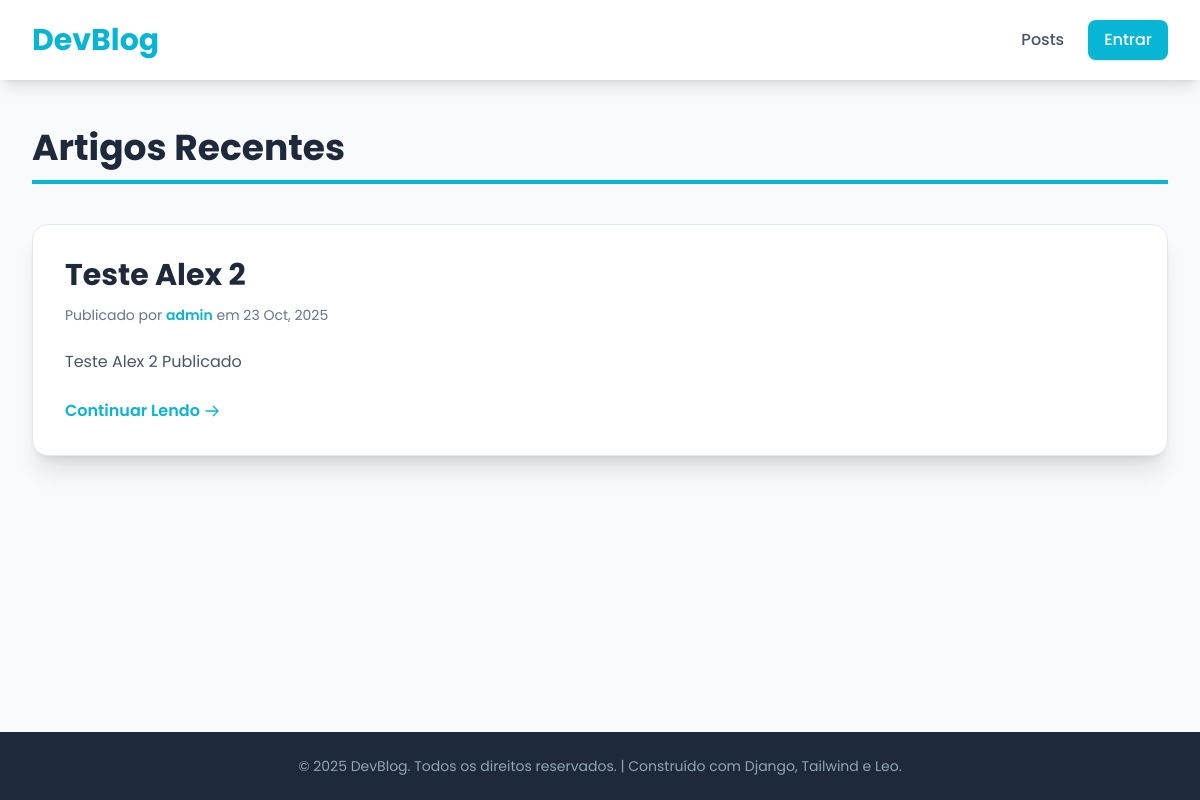
Page /blog/ on the earlier database version.
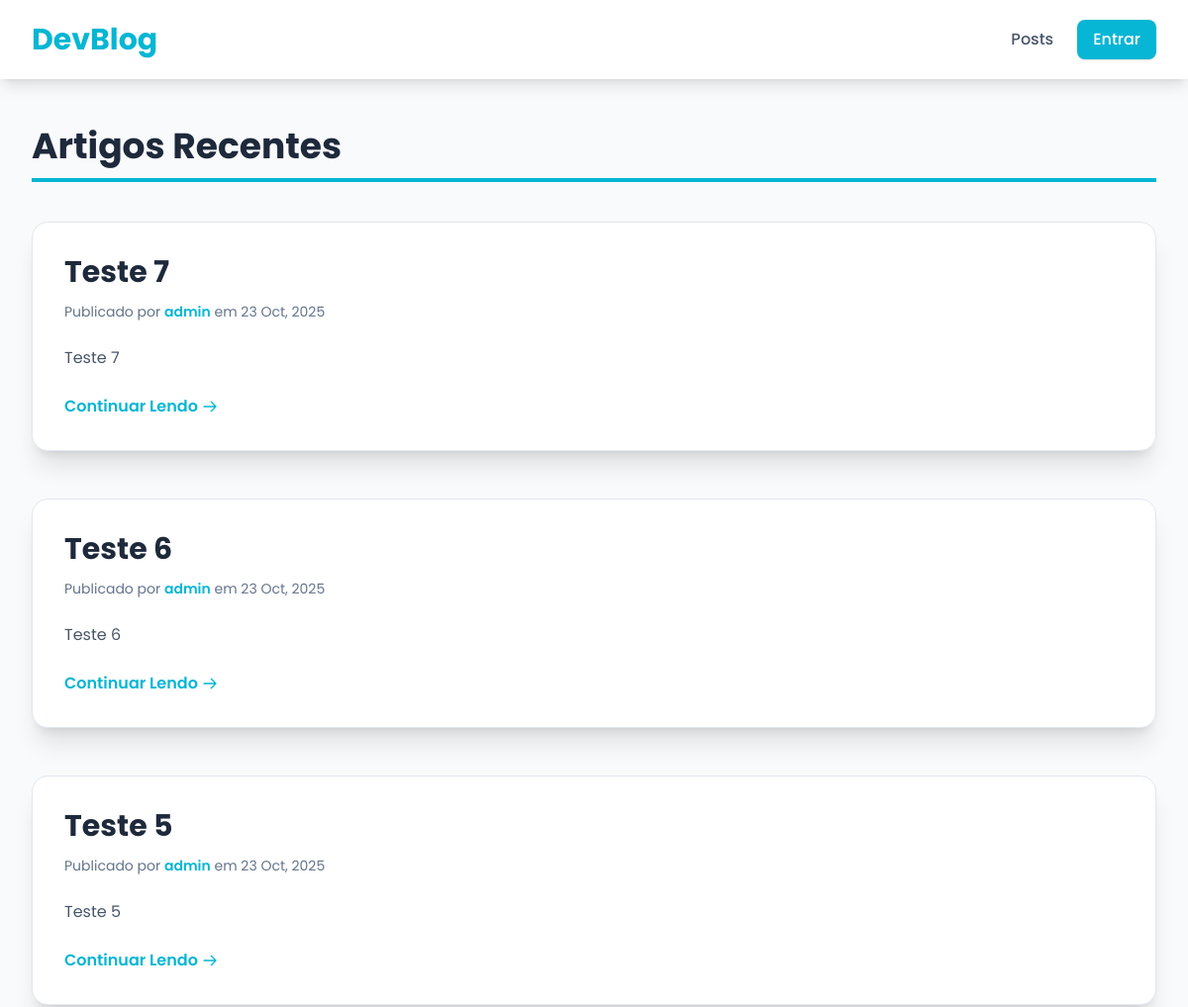
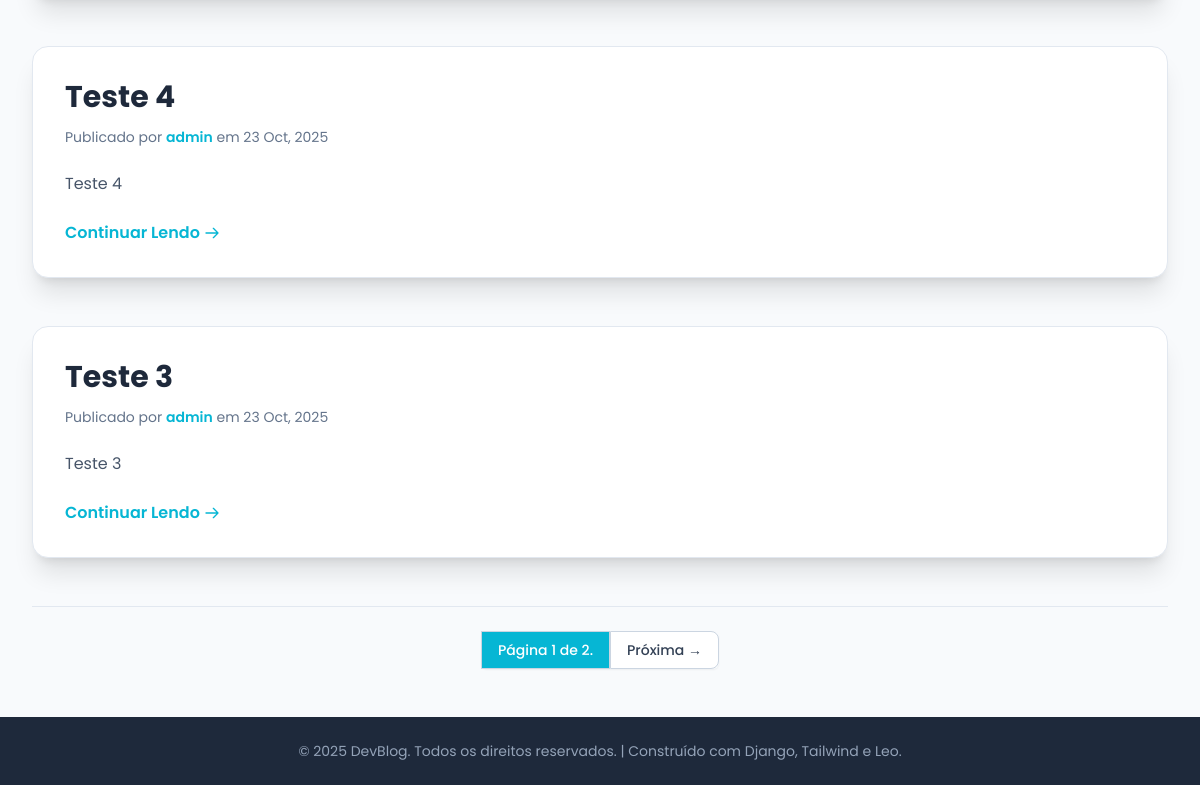
Same page on the later database version (2 pictures, top to bottom).
### posts/models.py (models this page shows, shortened)
class Post(models.Model):
    author = models.ForeignKey(User, on_delete=models.CASCADE, related_name='blog_posts')
    title = models.CharField(max_length=200, verbose_name='Título')
    content = models.TextField(verbose_name='Conteúdo')
    slug = models.SlugField(max_length=200, unique=True)
    created_at = models.DateTimeField(auto_now_add=True, verbose_name='Criado em')
    updated_at = models.DateTimeField(auto_now=True, verbose_name='Última atualização')
    STATUS_CHOICES = (
        ('draft', 'Rascunho'),
        ('published', 'Publicado'),
    )
    status = models.CharField(max_length=10, choices=STATUS_CHOICES, default='draft')
    class Meta:
        ordering = ['-created_at']

### posts/views.py (the view)
# urls.py: path('', PostListView.as_view(), name='post_list'),
class PostListView(ListView):
    model = Post
    template_name = 'posts/post_list.html'
    context_object_name = 'posts'
    paginate_by = 5
    def get_queryset(self):
        return Post.objects.filter(status='published').order_by('-created_at')

### posts/templates/posts/post_list.html (shortened to what this page needs)
{% extends 'base.html' %}
{% block content %}
    <h2 class="text-4xl font-bold text-slate-800 mb-10 border-b-4 border-primary pb-3">Artigos Recentes</h2>
    <div class="space-y-12">
        {% for post in posts %}
            <article class="post-summary p-8 bg-white shadow-xl rounded-2xl border border-slate-200 hover:shadow-2xl transition duration-500 transform hover:-translate-y-1">
                <h3 class="text-3xl font-bold mb-3">
                    <a href="{% url 'post_detail' slug=post.slug %}" class="text-slate-800 hover:text-primary transition duration-300">{{ post.title }}</a>
                </h3>
                <p class="meta text-sm text-slate-500 mb-6">
                    Publicado por <span class="font-semibold text-primary">{{ post.author }}</span> em {{ post.created_at|date:"d M, Y" }}
                </p>
                <p class="text-secondary mb-6 leading-relaxed">{{ post.content|truncatechars:250 }}</p>
                <a href="{% url 'post_detail' slug=post.slug %}" class="inline-flex items-center text-primary hover:text-cyan-700 font-semibold transition duration-150">
                    Continuar Lendo
                    <svg class="ml-1 w-4 h-4" fill="none" stroke="currentColor" viewBox="0 0 24 24" xmlns="http://www.w3.org/2000/svg"><path stroke-linecap="round" stroke-linejoin="round" stroke-width="2" d="M14 5l7 7m0 0l-7 7m7-7H3"></path></svg>
                </a>
            </article>
            {% endfor %}
    </div>
    {% if is_paginated %}
        <div class="pagination mt-12 pt-6 border-t border-slate-200 flex justify-center">
            <span class="step-links inline-flex rounded-md shadow-sm">
                <span class="current relative inline-flex items-center px-4 py-2 border border-slate-300 bg-primary text-sm font-medium text-white">
                    Página {{ page_obj.number }} de {{ page_obj.paginator.num_pages }}.
                </span>
                {% if page_obj.has_next %}
                    <a href="?page={{ page_obj.next_page_number }}" class="relative inline-flex items-center px-4 py-2 border border-slate-300 text-sm font-medium rounded-r-lg text-slate-700 bg-white hover:bg-slate-100">Próxima →</a>
                {% endif %}
            </span>
        </div>
    {% endif %}
{% endblock content %}

Differences in the rows shown:
no longer on this page (row unchanged): Post: title "Teste Alex 2", author "admin", created_at "23 Oct, 2025", content "Teste Alex 2 Publicado"
added Post: title "Teste 7", author "admin", created_at "23 Oct, 2025", content "Teste 7"
added Post: title "Teste 6", author "admin", created_at "23 Oct, 2025", content "Teste 6"
added Post: title "Teste 5", author "admin", created_at "23 Oct, 2025", content "Teste 5"
added Post: title "Teste 4", author "admin", created_at "23 Oct, 2025", content "Teste 4"
added Post: title "Teste 3", author "admin", created_at "23 Oct, 2025", content "Teste 3"
Other differences:
{{ page_obj.number }}: (not shown) → "1"
{{ page_obj.paginator.num_pages }}: (not shown) → "2"
text now shown: "Página de . Próxima →"
